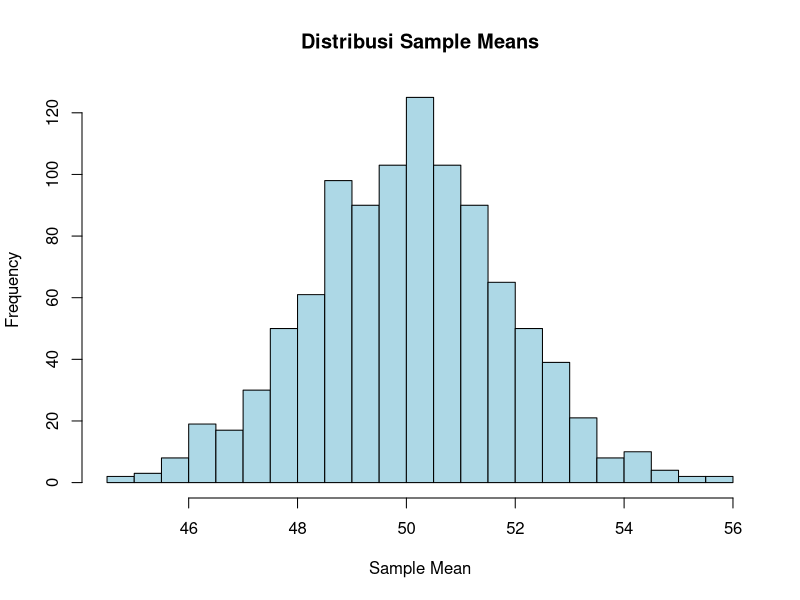
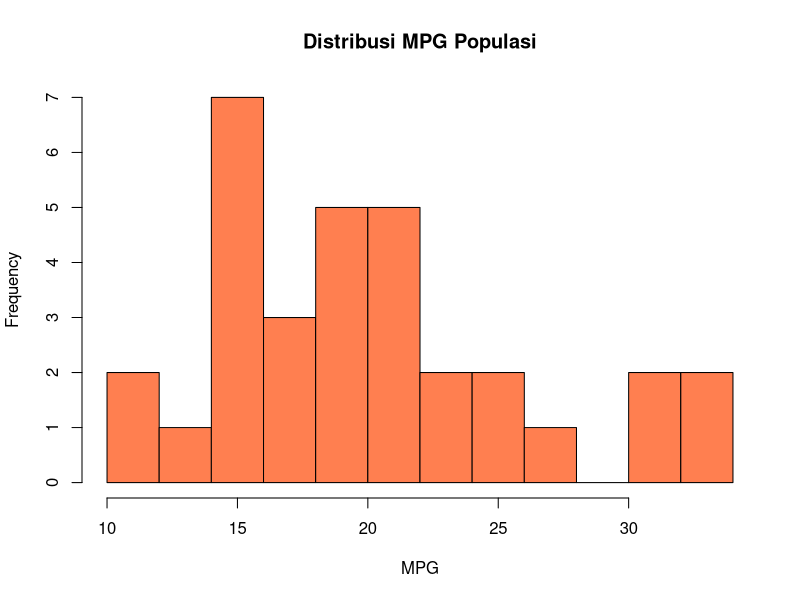
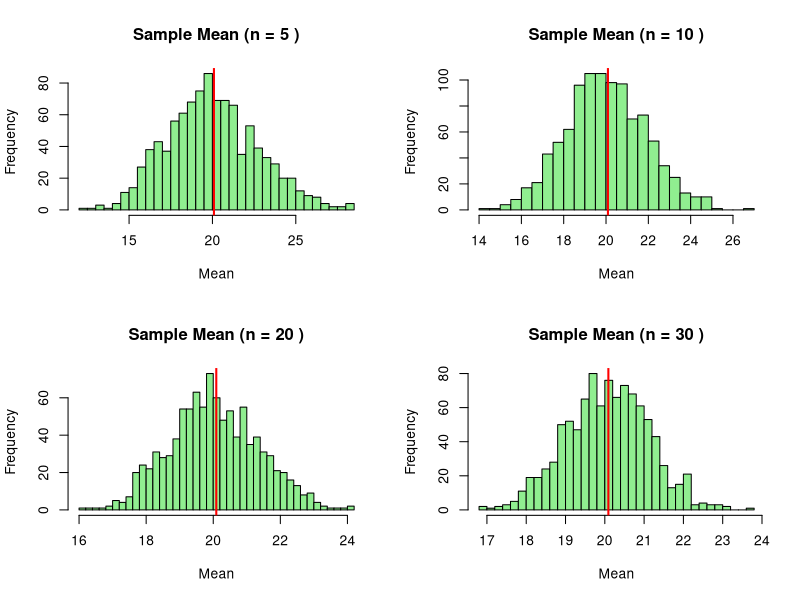
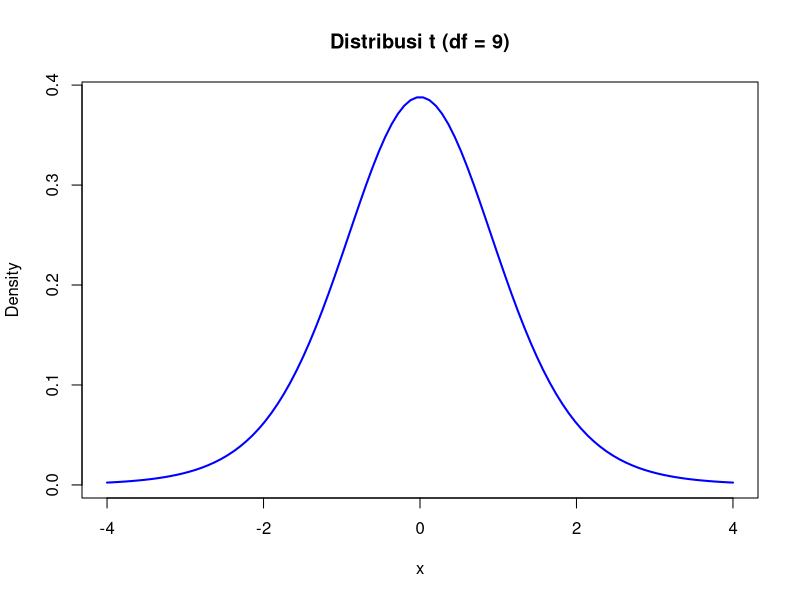
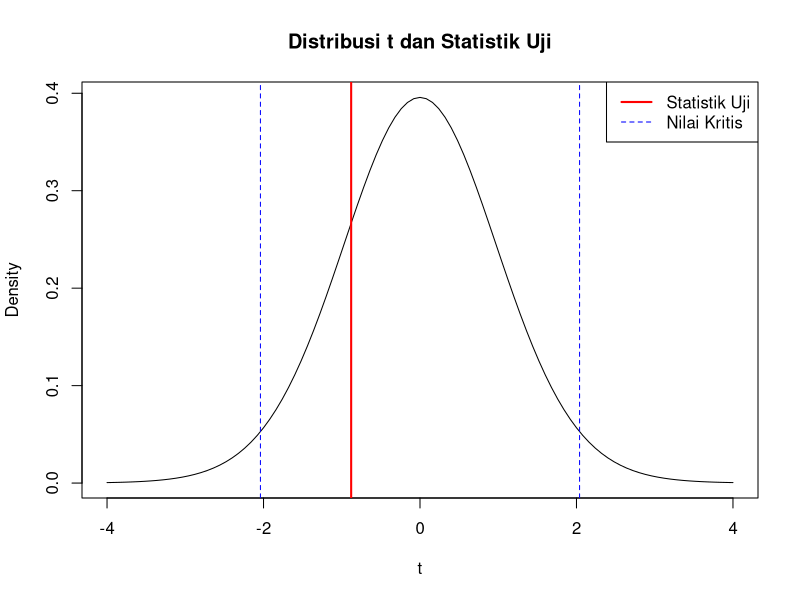
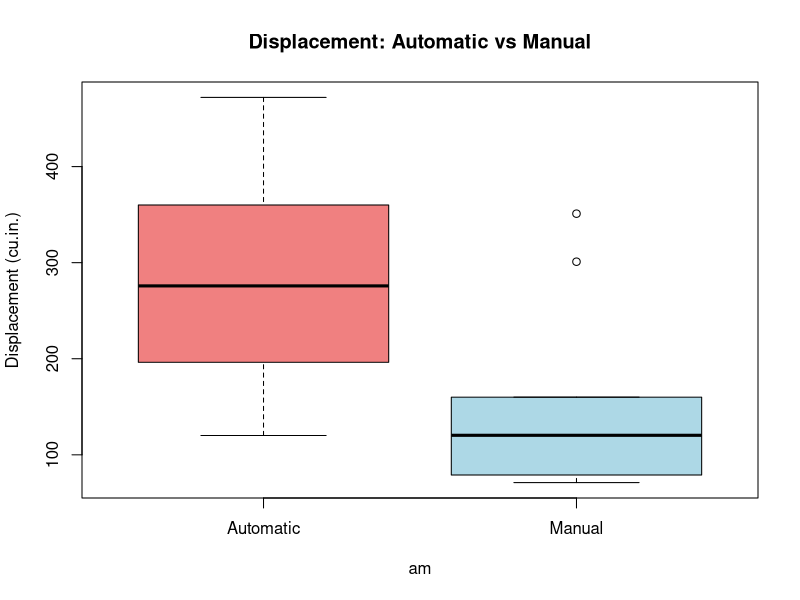
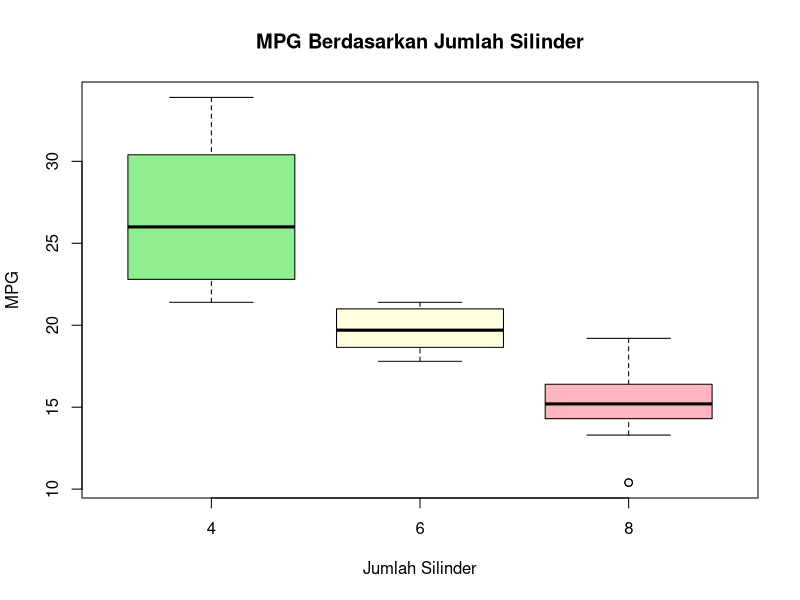
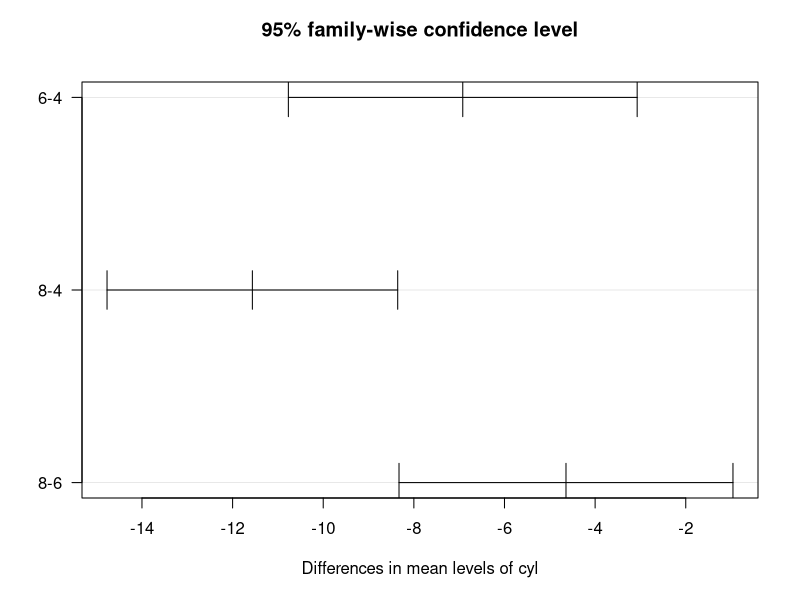

Write the R code that produced these figures, in order.
## ---- chunk 1
# Contoh sederhana for loop
for (i in 1:5) {
  print(i * 2)
}

# Menyimpan hasil dalam vector
hasil <- c()
for (i in 1:10) {
  hasil[i] <- i^2
}
hasil
## ---- chunk 2
# Melakukan simulasi 5 kali
replicate(5, rnorm(3, mean = 10, sd = 2))

# Menghitung rata-rata dari 1000 sampel
sample_means <- replicate(1000, mean(rnorm(30, mean = 50, sd = 10)))

# Visualisasi distribusi sample means
hist(sample_means, 
     main = "Distribusi Sample Means",
     xlab = "Sample Mean",
     col = "lightblue",
     breaks = 30)
## ---- chunk 3
# Muat data mtcars
data(mtcars)

# Lihat distribusi mpg (miles per gallon)
hist(mtcars$mpg, 
     main = "Distribusi MPG Populasi",
     xlab = "MPG",
     col = "coral",
     breaks = 10)

# Parameter populasi
mu <- mean(mtcars$mpg)
sigma <- sd(mtcars$mpg)

# Simulasi distribusi sample mean untuk berbagai ukuran sampel
simulasi_sampling <- function(n_sample, n_simulasi = 1000) {
  sample_means <- replicate(n_simulasi, {
    sample_data <- sample(mtcars$mpg, size = n_sample, replace = TRUE)
    mean(sample_data)
  })
  return(sample_means)
}

# Ukuran sampel berbeda
par(mfrow = c(2, 2))
for (n in c(5, 10, 20, 30)) {
  sample_means <- simulasi_sampling(n)
  hist(sample_means, 
       main = paste("Sample Mean (n =", n, ")"),
       xlab = "Mean",
       col = "lightgreen",
       breaks = 30)
  abline(v = mu, col = "red", lwd = 2)
}
par(mfrow = c(1, 1))
## ---- chunk 4
# Ambil sampel kecil
set.seed(123)
sampel_kecil <- sample(mtcars$mpg, 10)

# Hitung statistik sampel
xbar <- mean(sampel_kecil)
s <- sd(sampel_kecil)
n <- length(sampel_kecil)

# Misalkan kita ingin hitung P(rata-rata < 18)
# Gunakan distribusi t
nilai_t <- (18 - xbar) / (s / sqrt(n))
prob <- pt(nilai_t, df = n - 1)

cat(sprintf("Probabilitas rata-rata MPG < 18 adalah: %.4f\n", prob))

# Visualisasi distribusi t
x <- seq(-4, 4, length = 100)
plot(x, dt(x, df = n-1), type = "l", 
     main = "Distribusi t (df = 9)",
     ylab = "Density", 
     col = "blue", lwd = 2)
## ---- chunk 5
# Taksiran untuk mean
mean_mpg <- mean(mtcars$mpg)
cat(sprintf("Taksiran mean MPG: %.2f\n", mean_mpg))

# Taksiran untuk variansi
var_mpg <- var(mtcars$mpg)
cat(sprintf("Taksiran variansi MPG: %.2f\n", var_mpg))

# Taksiran untuk proporsi (mobil dengan mpg > 20)
prop_high_mpg <- mean(mtcars$mpg > 20)
cat(sprintf("Taksiran proporsi mobil dengan MPG > 20: %.2f%%\n", prop_high_mpg * 100))
## ---- chunk 6
# Misalkan kita tahu variansi populasi mpg adalah 36
sigma_known <- sqrt(36)
n <- nrow(mtcars)
xbar <- mean(mtcars$mpg)
alpha <- 0.05

z_critical <- qnorm(1 - alpha/2)
margin_error <- z_critical * sigma_known / sqrt(n)

ci_lower <- xbar - margin_error
ci_upper <- xbar + margin_error

cat(sprintf("CI 95%% untuk mean MPG: (%.2f, %.2f)\n", ci_lower, ci_upper))
## ---- chunk 7
# Gunakan variansi sampel
s <- sd(mtcars$mpg)
n <- nrow(mtcars)
xbar <- mean(mtcars$mpg)
alpha <- 0.05

t_critical <- qt(1 - alpha/2, df = n - 1)
margin_error <- t_critical * s / sqrt(n)

ci_lower <- xbar - margin_error
ci_upper <- xbar + margin_error

cat(sprintf("CI 95%% untuk mean MPG: (%.2f, %.2f)\n", ci_lower, ci_upper))

# Atau gunakan fungsi bawaan R
t.test(mtcars$mpg, conf.level = 0.95)$conf.int
## ---- chunk 8
# Pisahkan data berdasarkan transmisi (am: 0=automatic, 1=manual)
mpg_automatic <- mtcars$mpg[mtcars$am == 0]
mpg_manual <- mtcars$mpg[mtcars$am == 1]

# Hitung statistik
mean_auto <- mean(mpg_automatic)
mean_manual <- mean(mpg_manual)
var_auto <- var(mpg_automatic)
var_manual <- var(mpg_manual)
n_auto <- length(mpg_automatic)
n_manual <- length(mpg_manual)

# Interval kepercayaan untuk beda mean (variansi tidak sama)
df <- (var_auto/n_auto + var_manual/n_manual)^2 / 
      ((var_auto/n_auto)^2/(n_auto-1) + (var_manual/n_manual)^2/(n_manual-1))

t_crit <- qt(0.975, df = df)
se <- sqrt(var_auto/n_auto + var_manual/n_manual)

ci_lower <- (mean_manual - mean_auto) - t_crit * se
ci_upper <- (mean_manual - mean_auto) + t_crit * se

cat(sprintf("Beda rata-rata MPG (Manual - Automatic): %.2f\n", mean_manual - mean_auto))
cat(sprintf("CI 95%%: (%.2f, %.2f)\n", ci_lower, ci_upper))

# Atau gunakan t.test
t.test(mpg_manual, mpg_automatic, var.equal = FALSE)
## ---- chunk 9
# H0: mu = 250
# H1: mu ≠ 250
# Alpha = 0.05

mu_0 <- 250
alpha <- 0.05

# Lakukan uji t
result <- t.test(mtcars$disp, mu = mu_0, alternative = "two.sided")

# Ekstrak informasi
t_stat <- as.numeric(result$statistic)
p_value <- result$p.value
df <- result$parameter

cat("===== UJI HIPOTESIS =====\n")
cat(sprintf("H0: μ = %d\n", mu_0))
cat(sprintf("H1: μ ≠ %d\n", mu_0))
cat(sprintf("Taraf signifikansi: α = %.2f\n\n", alpha))

cat(sprintf("Statistik uji t = %.4f\n", t_stat))
cat(sprintf("Derajat bebas = %d\n", df))
cat(sprintf("P-value = %.6f\n\n", p_value))

# Keputusan
if (p_value < alpha) {
  cat("Keputusan: TOLAK H0\n")
  cat(sprintf("Kesimpulan: Mean displacement TIDAK sama dengan %d (α = %.2f)\n", mu_0, alpha))
} else {
  cat("Keputusan: TIDAK TOLAK H0\n")
  cat(sprintf("Kesimpulan: Mean displacement sama dengan %d (α = %.2f)\n", mu_0, alpha))
}

# Visualisasi
curve(dt(x, df = df), from = -4, to = 4, 
      main = "Distribusi t dan Statistik Uji",
      ylab = "Density", xlab = "t")
abline(v = t_stat, col = "red", lwd = 2)
abline(v = qt(c(alpha/2, 1-alpha/2), df = df), col = "blue", lty = 2)
legend("topright", 
       legend = c("Statistik Uji", "Nilai Kritis"),
       col = c("red", "blue"), lwd = c(2, 1), lty = c(1, 2))
## ---- chunk 10
# H0: μ_automatic = μ_manual
# H1: μ_automatic ≠ μ_manual
# Alpha = 0.05

disp_auto <- mtcars$disp[mtcars$am == 0]
disp_manual <- mtcars$disp[mtcars$am == 1]

# Uji t (variansi tidak diasumsikan sama)
result <- t.test(disp_auto, disp_manual, 
                 alternative = "two.sided", 
                 var.equal = FALSE)

print(result)

# Visualisasi boxplot
boxplot(disp ~ am, data = mtcars,
        names = c("Automatic", "Manual"),
        main = "Displacement: Automatic vs Manual",
        ylab = "Displacement (cu.in.)",
        col = c("lightcoral", "lightblue"))
## ---- chunk 11
# PENTING: Ubah cyl menjadi faktor terlebih dahulu
mtcars$cyl <- as.factor(mtcars$cyl)

# Visualisasi awal
boxplot(mpg ~ cyl, data = mtcars,
        main = "MPG Berdasarkan Jumlah Silinder",
        xlab = "Jumlah Silinder",
        ylab = "MPG",
        col = c("lightgreen", "lightyellow", "lightpink"))

# Statistik deskriptif per kelompok
aggregate(mpg ~ cyl, data = mtcars, FUN = function(x) {
  c(mean = mean(x), sd = sd(x), n = length(x))
})

# Lakukan uji ANOVA
anova_result <- aov(mpg ~ cyl, data = mtcars)
summary(anova_result)

# Atau gunakan oneway.test
oneway.test(mpg ~ cyl, data = mtcars)

# Interpretasi
alpha <- 0.05
p_value <- summary(anova_result)[[1]]$"Pr(>F)"[1]

cat(sprintf("\nP-value ANOVA: %.6f\n", p_value))
if (p_value < alpha) {
  cat("Kesimpulan: Terdapat perbedaan signifikan rata-rata MPG antar kelompok silinder.\n")
} else {
  cat("Kesimpulan: Tidak terdapat perbedaan signifikan rata-rata MPG antar kelompok silinder.\n")
}
## ---- chunk 12
# Tukey HSD (Honestly Significant Difference)
TukeyHSD(anova_result)

# Visualisasi
plot(TukeyHSD(anova_result), las = 1)

# Kembalikan cyl ke numerik jika diperlukan untuk analisis lain
mtcars$cyl <- as.numeric(as.character(mtcars$cyl))
## ---- chunk 13
# Data pelemparan dadu 120 kali
set.seed(42)
dadu <- sample(1:6, 120, replace = TRUE)

# Hitung frekuensi
obs_freq <- table(dadu)
obs_freq

# Frekuensi yang diharapkan jika dadu seimbang
expected_freq <- rep(120/6, 6)

# Buat data frame
df_dadu <- data.frame(
  Mata = 1:6,
  Observasi = as.vector(obs_freq),
  Ekspektasi = expected_freq
)
print(df_dadu)

# Hitung statistik Chi-squared
chi_sq <- sum((df_dadu$Observasi - df_dadu$Ekspektasi)^2 / df_dadu$Ekspektasi)
df <- 6 - 1
p_value <- 1 - pchisq(chi_sq, df = df)

cat(sprintf("Statistik Chi-squared: %.4f\n", chi_sq))
cat(sprintf("Derajat bebas: %d\n", df))
cat(sprintf("P-value: %.4f\n", p_value))

# Nilai kritis
chi_critical <- qchisq(0.95, df = df)
cat(sprintf("Nilai kritis (α=0.05): %.4f\n\n", chi_critical))

if (p_value < 0.05) {
  cat("Kesimpulan: Dadu TIDAK seimbang\n")
} else {
  cat("Kesimpulan: Dadu seimbang\n")
}

# Visualisasi
barplot(rbind(df_dadu$Observasi, df_dadu$Ekspektasi),
        beside = TRUE,
        names.arg = df_dadu$Mata,
        col = c("steelblue", "coral"),
        legend.text = c("Observasi", "Ekspektasi"),
        main = "Uji Goodness of Fit: Keseimbangan Dadu",
        xlab = "Mata Dadu",
        ylab = "Frekuensi")
## ---- chunk 14
# Buat tabel kontingensi
tabel_konting <- table(mtcars$am, mtcars$cyl)
rownames(tabel_konting) <- c("Automatic", "Manual")
colnames(tabel_konting) <- c("4 cyl", "6 cyl", "8 cyl")
print(tabel_konting)

# Visualisasi
mosaicplot(tabel_konting, 
           main = "Transmisi vs Jumlah Silinder",
           color = c("lightblue", "lightgreen", "lightcoral"))

# Uji Chi-squared
chi_test <- chisq.test(tabel_konting)
print(chi_test)

# Interpretasi
if (chi_test$p.value < 0.05) {
  cat("\nKesimpulan: Tipe transmisi dan jumlah silinder TIDAK independen (saling berhubungan)\n")
} else {
  cat("\nKesimpulan: Tipe transmisi dan jumlah silinder independen (tidak berhubungan)\n")
}

# Lihat expected frequencies
cat("\nFrekuensi yang diharapkan:\n")
print(chi_test$expected)
## ---- chunk 15
# Hitung matriks korelasi untuk semua variabel numerik
cor_matrix <- cor(mtcars)
print(round(cor_matrix, 2))

# Uji korelasi antara displacement dan weight
cor.test(mtcars$disp, mtcars$wt)

# Visualisasi scatter plot dengan korelasi
library(ggplot2)

ggplot(mtcars, aes(x = disp, y = wt)) +
  geom_point(size = 3, color = "steelblue") +
  geom_smooth(method = "lm", se = TRUE, color = "red") +
  labs(title = "Hubungan antara Displacement dan Weight",
       subtitle = sprintf("Korelasi Pearson: r = %.3f", cor(mtcars$disp, mtcars$wt)),
       x = "Displacement (cu.in.)",
       y = "Weight (1000 lbs)") +
  theme_minimal()
## ---- chunk 16
library(corrplot)

# Buat heatmap korelasi
corrplot(cor_matrix, 
         method = "color",
         type = "upper",
         tl.col = "black",
         tl.srt = 45,
         addCoef.col = "black",
         number.cex = 0.7,
         col = colorRampPalette(c("blue", "white", "red"))(200),
         title = "Heatmap Korelasi - Dataset mtcars",
         mar = c(0, 0, 2, 0))
## ---- chunk 17
# Bangun model regresi
model <- lm(wt ~ disp, data = mtcars)

# Lihat ringkasan model
summary(model)

# Ekstrak koefisien
beta_0 <- coef(model)[1]
beta_1 <- coef(model)[2]

cat(sprintf("Persamaan Regresi: wt = %.4f + %.4f × disp\n", beta_0, beta_1))
cat(sprintf("\nInterpretasi:\n"))
cat(sprintf("- Setiap kenaikan 1 cu.in. displacement, weight bertambah %.4f (1000 lbs)\n", beta_1))
cat(sprintf("- R-squared: %.4f (%.1f%% variansi weight dijelaskan oleh displacement)\n", 
            summary(model)$r.squared, summary(model)$r.squared * 100))

# Visualisasi
plot(mtcars$disp, mtcars$wt,
     main = "Regresi Linear: Weight vs Displacement",
     xlab = "Displacement (cu.in.)",
     ylab = "Weight (1000 lbs)",
     pch = 19, col = "steelblue")
abline(model, col = "red", lwd = 2)
legend("topleft", 
       legend = c("Data", sprintf("y = %.2f + %.4fx", beta_0, beta_1)),
       col = c("steelblue", "red"),
       pch = c(19, NA),
       lty = c(NA, 1),
       lwd = c(NA, 2))
## ---- chunk 18
# 1. R-squared
r_squared <- summary(model)$r.squared
cat(sprintf("R-squared: %.4f\n", r_squared))
cat("  → Proporsi variansi Y yang dijelaskan oleh model\n\n")

# 2. Adjusted R-squared (lebih baik untuk multiple regression)
adj_r_squared <- summary(model)$adj.r.squared
cat(sprintf("Adjusted R-squared: %.4f\n", adj_r_squared))

# 3. Residual Standard Error
rse <- summary(model)$sigma
cat(sprintf("\nResidual Standard Error: %.4f\n", rse))
cat("  → Rata-rata jarak data dari garis regresi\n")

# 4. F-statistic (uji keseluruhan model)
f_stat <- summary(model)$fstatistic
p_value <- pf(f_stat[1], f_stat[2], f_stat[3], lower.tail = FALSE)
cat(sprintf("\nF-statistic: %.4f, p-value: %.6f\n", f_stat[1], p_value))

if (p_value < 0.05) {
  cat("  → Model secara keseluruhan SIGNIFIKAN\n")
}

# Analisis residual
par(mfrow = c(2, 2))
plot(model)
par(mfrow = c(1, 1))
## ---- chunk 19
# Buat data baru untuk prediksi
data_baru <- data.frame(disp = c(100, 200, 300, 400))

# Lakukan prediksi
prediksi <- predict(model, newdata = data_baru, interval = "confidence", level = 0.95)

# Tampilkan hasil
hasil_prediksi <- cbind(data_baru, prediksi)
colnames(hasil_prediksi) <- c("Displacement", "Prediksi Weight", "CI Lower", "CI Upper")
print(hasil_prediksi)

# Visualisasi prediksi
plot(mtcars$disp, mtcars$wt,
     main = "Prediksi dengan Interval Kepercayaan 95%",
     xlab = "Displacement (cu.in.)",
     ylab = "Weight (1000 lbs)",
     pch = 19, col = "steelblue",
     xlim = c(0, 500), ylim = c(0, 7))
abline(model, col = "red", lwd = 2)

# Tambahkan interval kepercayaan
new_disp <- seq(min(mtcars$disp), max(mtcars$disp), length.out = 100)
pred_interval <- predict(model, 
                         newdata = data.frame(disp = new_disp),
                         interval = "confidence",
                         level = 0.95)
lines(new_disp, pred_interval[, "lwr"], col = "orange", lty = 2, lwd = 2)
lines(new_disp, pred_interval[, "upr"], col = "orange", lty = 2, lwd = 2)

# Tambahkan titik prediksi
points(data_baru$disp, prediksi[, "fit"], col = "darkgreen", pch = 17, cex = 2)

legend("topleft",
       legend = c("Data Aktual", "Garis Regresi", "CI 95%", "Prediksi Baru"),
       col = c("steelblue", "red", "orange", "darkgreen"),
       pch = c(19, NA, NA, 17),
       lty = c(NA, 1, 2, NA),
       lwd = c(NA, 2, 2, NA))
